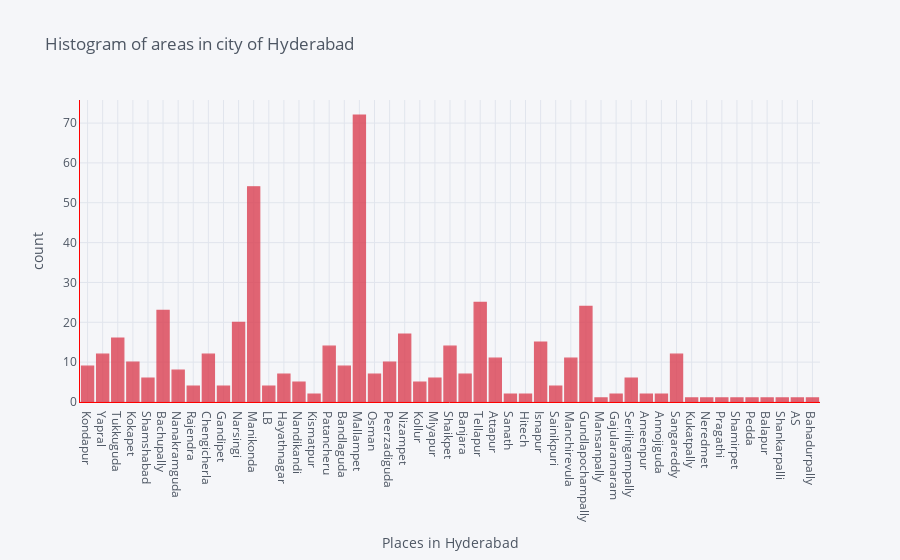

Notebook code for this chart:
### Code cell
#this graph shows the count(availability) of flats in particular city/locality
df['area_in_city'].iplot(
    kind='hist',
    bins=100,
    xTitle='Places in Hyderabad',
    color = 'red',
    linecolor='red',
    yTitle='count',
    title='Histogram of areas in city of Hyderabad')

### Figure 1 — Plotly figure (JSON) as saved in the notebook; plotly's stock layout.template omitted (floating-point values rounded to 4 significant figures; data arrays with more than 128 entries replaced by an {"elided": "..."} marker saying what was removed)
{"data": [{"histfunc": "count", "histnorm": "", "marker": {"color": "rgba(219, 64, 82, 1.0)", "line": {"color": "#db4052", "width": 1.3}}, "name": "area_in_city", "nbinsx": 100, "opacity": 0.8, "orientation": "v", "type": "histogram", "x": {"elided": "485 str values"}}], "layout": {"barmode": "overlay", "legend": {"bgcolor": "#F5F6F9", "font": {"color": "#4D5663"}}, "paper_bgcolor": "#F5F6F9", "plot_bgcolor": "#F5F6F9", "title": {"font": {"color": "#4D5663"}, "text": "Histogram of areas in city of Hyderabad"}, "xaxis": {"gridcolor": "#E1E5ED", "linecolor": "red", "showgrid": true, "tickfont": {"color": "#4D5663"}, "title": {"font": {"color": "#4D5663"}, "text": "Places in Hyderabad"}, "zerolinecolor": "#E1E5ED"}, "yaxis": {"gridcolor": "#E1E5ED", "linecolor": "red", "showgrid": true, "tickfont": {"color": "#4D5663"}, "title": {"font": {"color": "#4D5663"}, "text": "count"}, "zerolinecolor": "#E1E5ED"}}}
